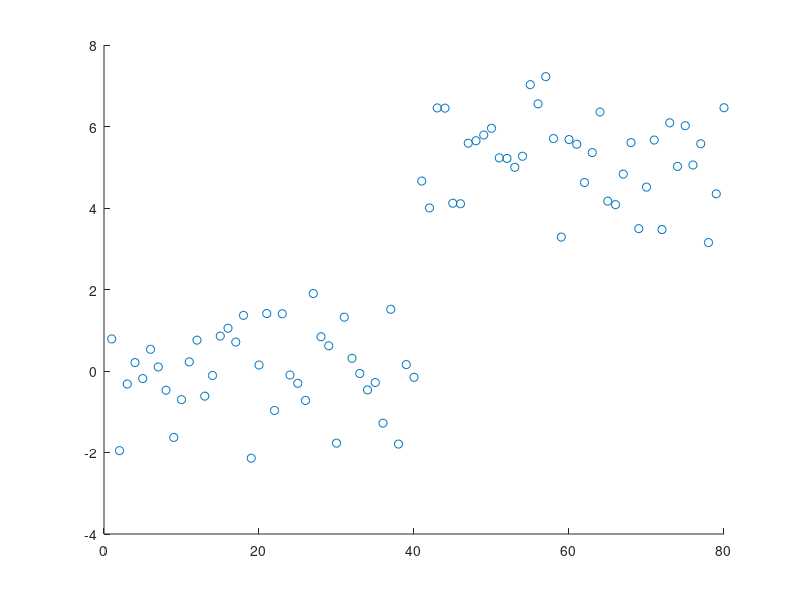
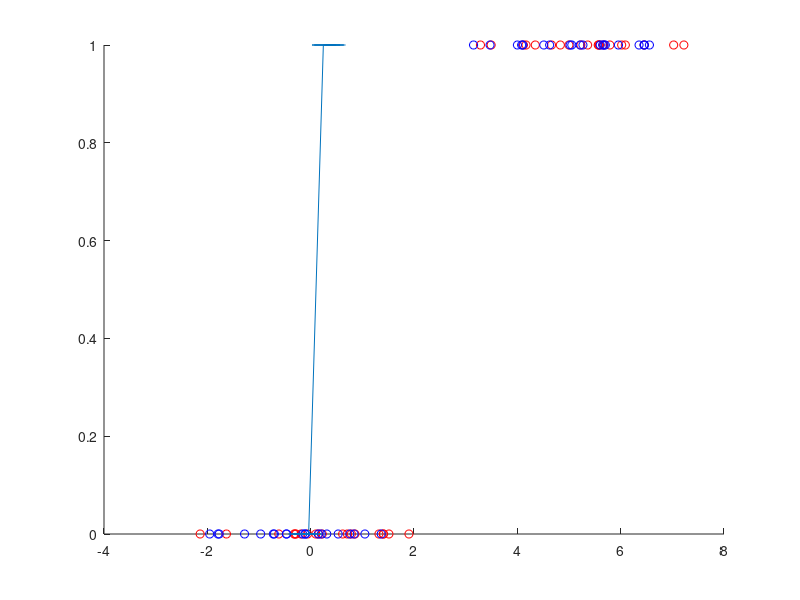
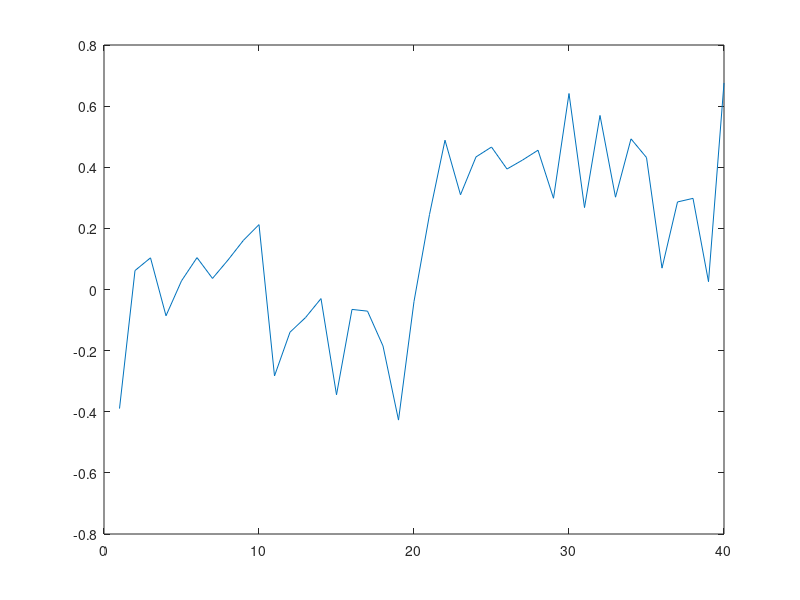
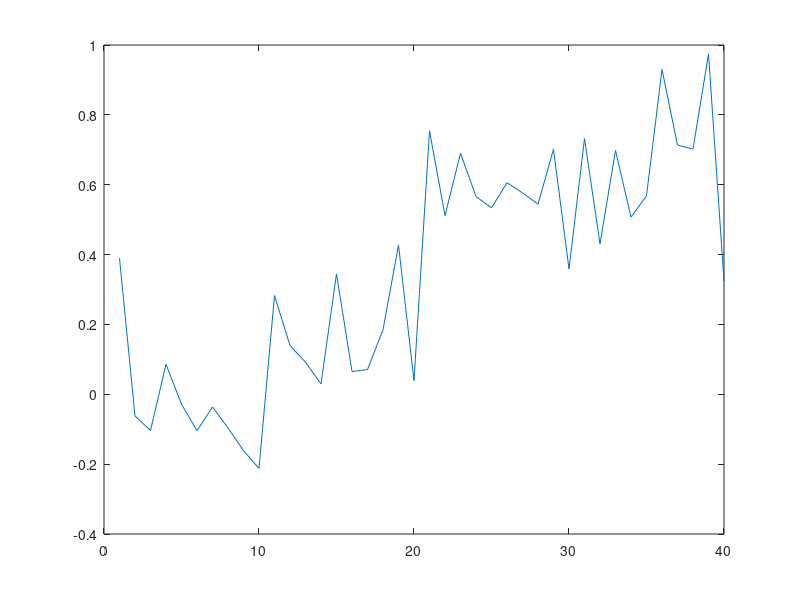

The MATLAB source for these figures, in order:
clear;
clc;
pkg load control;

function g = sigmoid(a)
  g = 1/(1 + exp(-a));
endfunction

function g = tanh(a)
  g = (exp(a) - exp(-a))/(exp(a) + exp(-a));
endfunction

N = 20;
learning_rate = 1;
offset = 5;
x = [randn(2,N), randn(2,N)+offset]
y = [zeros(1,N) ones(1,N)];

figure(1)
scatter(1:80, x)

P = x(:,1:N);
Q = x(:,(N+1):N*2);

w = randn(2,1)*0.01;
b = 0;

for i = 1:1000
  r = randi(size(x, 2));
  input = x(:, r);
  [result, _] = ismember(input, P);
  [result1, _] = ismember(input, Q);
  if result == [1;1] && (w'*input + b) >= 0
    w = w - learning_rate*input;
  elseif result1 == [1;1] && (w'*input + b) < 0
    w = w + learning_rate*input;
  endif  
endfor
w = w/20
e = y - w'*x
figure(3)
plot((w'*x))
figure(2)
scatter(x(1, :), y,[],[1 0 0])
hold on
scatter(x(2, :), y,[],[0 0 1])
hold on
plot((w'*x), y)
hold off
figure(4)
plot(e)
